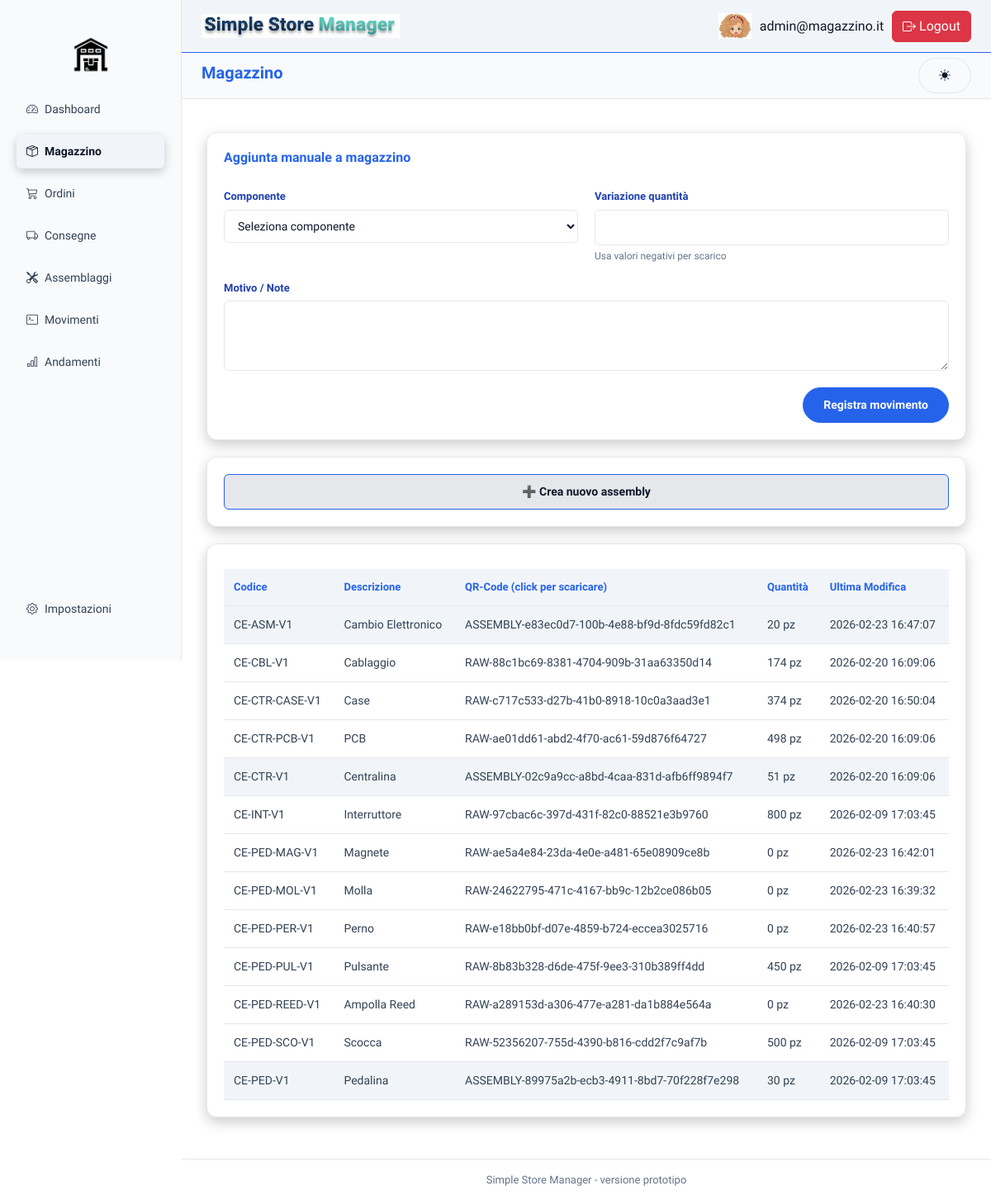
The page /index.php?page=magazzino (signed in) on the database as committed earlier.
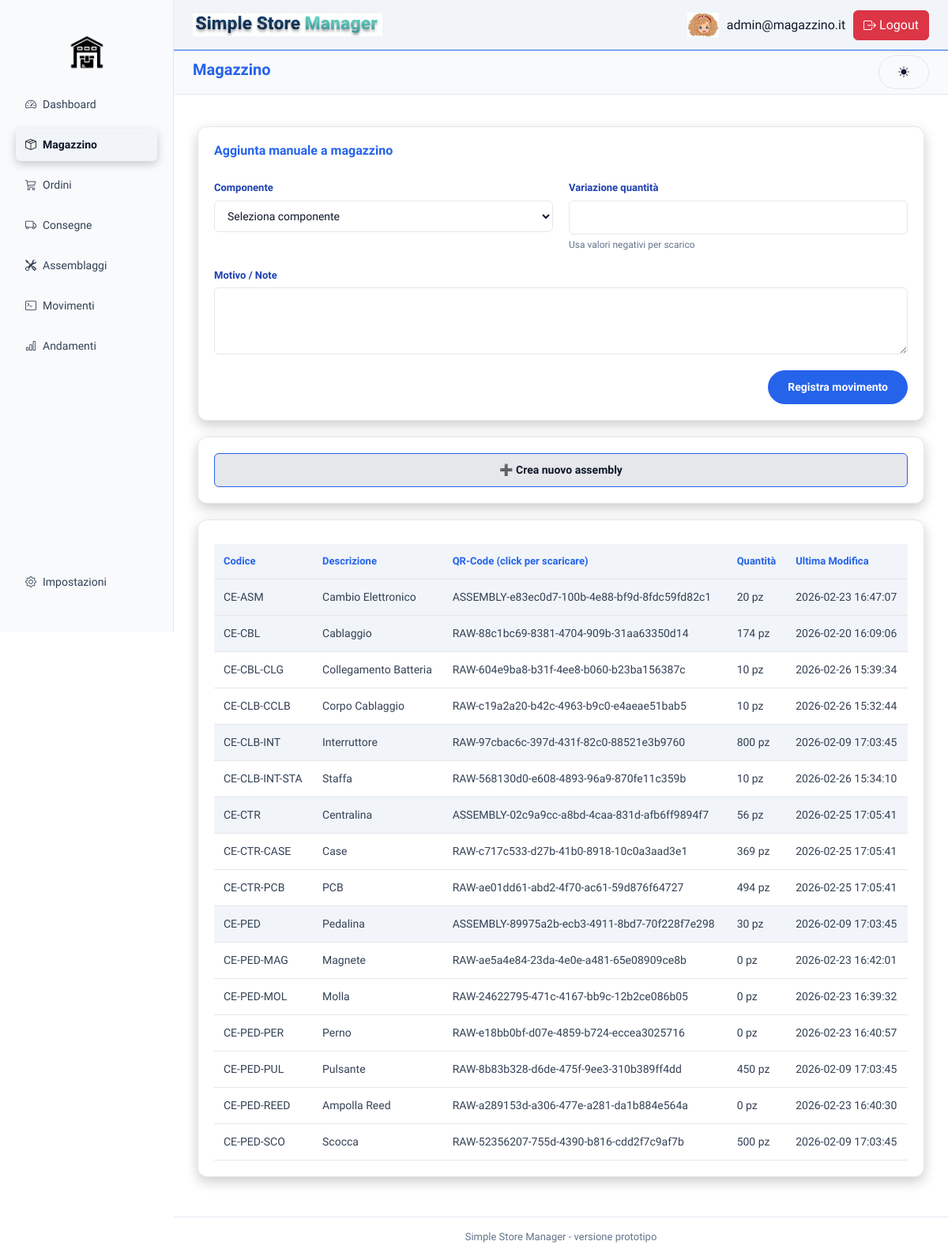
The same page on the database as committed later.
### tables this page shows
CREATE TABLE `componenti` (
  `id` int(5) NOT NULL,
  `sku` varchar(50) NOT NULL,
  `nome` varchar(30) NOT NULL,
  `qrcode` varchar(100) DEFAULT NULL,
  `unita_misura` varchar(10) DEFAULT NULL,
  `tipo` enum('RAW','ASSEMBLY') NOT NULL
);

CREATE TABLE `stock` (
  `id_componente` int(11) NOT NULL,
  `quantita` int(11) NOT NULL DEFAULT 0,
  `ultima_modifica` datetime NOT NULL DEFAULT current_timestamp() ON UPDATE current_timestamp()
);

### backend/query/componenti.php (called while the page is built, shortened)
<?php
function getComponenti(){
    $pdo=connect();
    $sql = "SELECT *
    FROM componenti c
    JOIN stock s ON c.id = s.id_componente
    ORDER BY c.sku;";
    $stmt = $pdo->prepare($sql);
    $stmt->execute();
    return $stmt->fetchAll(PDO::FETCH_ASSOC);
}
?>

### frontend/magazzino/showStock.php (the view, shortened to what this page needs)
<div class="card full">
    <table class="orders-table">
        <thead>
            <tr>
                <th>Codice</th>
                <th>Descrizione</th>
                <th>QR-Code (click per scaricare)</th>
                <th>Quantità</th>
                <th>Ultima Modifica</th>
            </tr>
        </thead>
        <tbody>
            <?php foreach ($componenti as $componente): ?>
                <tr <?= $componente['tipo'] == 'ASSEMBLY' ? 'class="assembly_component"' : '' ?>>
                    <td><?= htmlspecialchars($componente['sku']); ?></td>
                    <td><?= htmlspecialchars($componente['nome']); ?></td>
                    <td><a  class="qr-download" download href="qr/<?= htmlspecialchars($componente['qrcode']); ?>.png"><?= htmlspecialchars($componente['qrcode']); ?></a></td>
                    <td><?= htmlspecialchars($componente['quantita']); ?> <?= htmlspecialchars($componente['unita_misura']); ?></td>
                    <td><?= htmlspecialchars($componente['ultima_modifica']); ?></td>
                </tr>
            <?php endforeach; ?>
        </tbody>
    </table>
</div>

### index.php (shortened to what this page needs)
<?php
$page = $_GET['page'] ?? 'dashboard';
$page_file = __DIR__ . "/frontend/" . $page . '/' . $page . '.php';
?>
<!DOCTYPE html>
<html lang="it">
    <?php
    include './frontend/head.php';
    if (file_exists($page_file) && $page!=='login') {
        echo "<body>";
        include './frontend/sidebar/sidebar.php';
        include './frontend/topbar/topbar.php';
        include($page_file);
        include './frontend/footer/footer.php';
        echo "</body>";
    } elseif ($page === 'login') {
        include($page_file);
    }else{
        include __DIR__. "/frontend/errori/404.php";
    }
    ?>
</html>

### frontend/head.php (shortened to what this page needs)
<head>
    <link href="https://cdn.jsdelivr.net/npm/bootstrap@5.3.2/dist/css/bootstrap.min.css" rel="stylesheet">
    <link rel="stylesheet" href="https://cdn.jsdelivr.net/npm/bootstrap-icons@1.11.3/font/bootstrap-icons.css">
    <link rel="stylesheet" href="frontend/stile/layout.css?V=1">
</head>

### frontend/sidebar/sidebar.php
<?php
$menu = [
    'Dashboard'   => 'speedometer2',
    'Magazzino'   => 'box-seam',
    'Ordini'      => 'cart3',
    'Consegne'    => 'truck',
    'Assemblaggi' => 'tools',
    'Movimenti'   => 'terminal',
    'Andamenti'   => 'bar-chart'
];
$bottomMenu = [
    'Impostazioni'=> 'gear'
];
?>
<aside class="sidebar d-flex flex-column justify-content-between">
    <div>
        <img src="frontend/img/logo-removebg-preview.png" id="sidebar-logo">
        <ul class="nav nav-pills flex-column gap-1">
            <?php foreach ($menu as $pagina => $icona): ?>
                <?php $pageSlug = lcfirst($pagina); ?>
                <li class="nav-item">
                    <a href="?page=<?= $pageSlug ?>"
                       class="nav-link d-flex align-items-center gap-2 <?= ($page === $pageSlug) ? 'active' : '' ?>">
                        <i class="bi bi-<?= $icona ?>"></i>
                        <?= $pagina ?>
                    </a>
                </li>
            <?php endforeach; ?>
        </ul>
    </div>
        <ul class="nav nav-pills flex-column gap-1 mb-3">
            <?php foreach ($bottomMenu as $pagina => $icona): ?>
                <?php $pageSlug = lcfirst($pagina); ?>
                <li class="nav-item">
                    <a href="?page=<?= $pageSlug ?>"
                    class="nav-link d-flex align-items-center gap-2 <?= ($page === $pageSlug) ? 'active' : '' ?>">
                        <i class="bi bi-<?= $icona ?>"></i>
                        <?= $pagina ?>
                    </a>
                </li>
            <?php endforeach; ?>
        </ul>
</aside>

### frontend/topbar/topbar.php (shortened to what this page needs)
<header class="header-wrapper">
    <div class="topbar">
        <div class="topbar-left">
            <img src="frontend/img/scritta.png" class="topbar-logo">
        </div>
        <div class="topbar-right">
            <div class="user-menu">
                <img src="frontend/img/avatar.jpeg " class="avatar-logo">
                <span class="username"><?= $_SESSION['user'] ?? 'Utente' ?></span>
                <a href="backend/controller/logout.php">
                    <button type="button" class="btn btn-danger">
                        Logout
                    </button>
                </a>
            </div>
        </div>
    </div>
    <div class="page-heading-wrapper">
        <h1 class="page-title"><?= ucfirst($page) ?></h1>
        <button onclick="toggleTheme()" class="btn btn-secondary" id="theme-toggle">
            <i id="theme-icon" class="bi bi-sun-fill"></i>
        </button>
    </div>
</header>

### frontend/magazzino/magazzino.php (shortened to what this page needs)
<?php
require_once 'backend/query/componenti.php';
$componenti = getComponenti();
?>
<body>
  <div class="main">
    <div class="card full">
      <h3 class="card-title">Aggiunta manuale a magazzino</h3>
      <form class="form-grid" method="post" action="backend/controller/movimentoCntrl.php">
        <div class="form-group">
          <label for="componente">Componente</label>
          <select name="id_componente" id="componente" required onchange="toggleNuovoComponente()">
            <option value="">Seleziona componente</option>
          </select>
        </div>
        <div class="form-group">
          <label for="delta">Variazione quantità</label>
          <input type="number" name="delta" id="delta" required>
          <small class="hint">Usa valori negativi per scarico</small>
        </div>
        <div class="form-group full-width">
          <label for="note">Motivo / Note</label>
          <textarea name="note" id="note" rows="3" required></textarea>
        </div>
        <div class="form-actions">
          <button type="submit" class="btn-primary" style="color: white; text-decoration: none;">Registra movimento</button>
        </div>
      </form>
    </div>
    <div class="card full">
      <button type="button" class="btn-secondary btn-assembly" onclick="toggleAssemblyBuilder()">➕ Crea nuovo assembly</button>
    </div>
    <?php
    include 'frontend/magazzino/showStock.php';
    ?>
  </div>
</body>
</html>

### frontend/footer/footer.php
<footer class="footer">
    Simple Store Manager - versione prototipo
</footer>

### frontend/stile/style-light.css (style rules this page uses)
:root { --primary-color: #f1f5f9; --secondary-color: #f59e0b; --highlight-color: #2563eb; --highlight-hover: #1e40af; --background-color: #ffffff; --background-alt: #f8fafc; --background-section: #ffffff; --background-thead: #f1f5f9; --background-hover: #e5e7eb; --text-light: #0f172a; --text-grey: #334155; --text-muted: #64748b; --text-admin: #1e40af; --error-color: #dc2626; --success-color: #16a34a; --warning-color: #f59e0b; --info-color: #2563eb; --border-color: #e2e8f0; --shadow-light: rgba(15, 23, 42, 0.08); --shadow-strong: rgba(15, 23, 42, 0.15); --bg-body: var(--background-color); --bg-card: var(--background-section); --bg-input: #f1f5f9; --border-input: #e2e8f0; --border-input-focus: var(--highlight-color); --btn-bg: var(--secondary-color); --btn-bg-hover: #d97706; --text-primary: var(--text-light); --text-placeholder: #94a3b8; --text-error: var(--error-color); --text-error-alt: #b91c1c; --shadow-card: var(--shadow-light); --shadow-input-focus: rgba(37, 99, 235, 0.25); --qr-overlay-bg: rgba(15, 23, 42, 0.45); --qr-modal-bg: #ffffff; --qr-modal-text: #0f172a; --qr-shadow: rgba(15, 23, 42, 0.15); --qr-canvas-bg: #f8fafc; --qr-code-bg: #ffffff; --qr-code-text: #0f172a; --qr-close-color: #64748b; --qr-close-hover: #1e40af; }

Rows that differ between the two databases and show on the page:
changed componenti "Cambio Elettronico": sku "CE-ASM-V1" → "CE-ASM"
changed componenti "Cablaggio": tipo "RAW" → "ASSEMBLY" (drawn); sku "CE-CBL-V1" → "CE-CBL"
added componenti: sku "CE-CBL-CLG", nome "Collegamento Batteria", qrcode "RAW-604e9ba8-b31f-4ee8-b060-b23ba156387c", stock.quantita "10", unita_misura "pz", stock.ultima_modifica "2026-02-26 15:39:34"
added componenti: sku "CE-CLB-CCLB", nome "Corpo Cablaggio", qrcode "RAW-c19a2a20-b42c-4963-b9c0-e4aeae51bab5", stock.quantita "10", unita_misura "pz", stock.ultima_modifica "2026-02-26 15:32:44"
changed componenti "Interruttore": tipo "RAW" → "ASSEMBLY" (drawn); sku "CE-INT-V1" → "CE-CLB-INT"; moves up the list
added componenti: sku "CE-CLB-INT-STA", nome "Staffa", qrcode "RAW-568130d0-e608-4893-96a9-870fe11c359b", stock.quantita "10", unita_misura "pz", stock.ultima_modifica "2026-02-26 15:34:10"
changed componenti "Centralina": sku "CE-CTR-V1" → "CE-CTR"; stock.quantita "51" → "56"; stock.ultima_modifica "2026-02-20 16:09:06" → "2026-02-25 17:05:41"; moves up the list
changed componenti "Case": sku "CE-CTR-CASE-V1" → "CE-CTR-CASE"; stock.quantita "374" → "369"; stock.ultima_modifica "2026-02-20 16:50:04" → "2026-02-25 17:05:41"
changed componenti "PCB": sku "CE-CTR-PCB-V1" → "CE-CTR-PCB"; stock.quantita "498" → "494"; stock.ultima_modifica "2026-02-20 16:09:06" → "2026-02-25 17:05:41"
changed componenti "Pedalina": sku "CE-PED-V1" → "CE-PED"; moves up the list
changed componenti "Magnete": sku "CE-PED-MAG-V1" → "CE-PED-MAG"
changed componenti "Molla": sku "CE-PED-MOL-V1" → "CE-PED-MOL"
changed componenti "Perno": sku "CE-PED-PER-V1" → "CE-PED-PER"
changed componenti "Pulsante": sku "CE-PED-PUL-V1" → "CE-PED-PUL"
changed componenti "Ampolla Reed": sku "CE-PED-REED-V1" → "CE-PED-REED"
changed componenti "Scocca": sku "CE-PED-SCO-V1" → "CE-PED-SCO"
